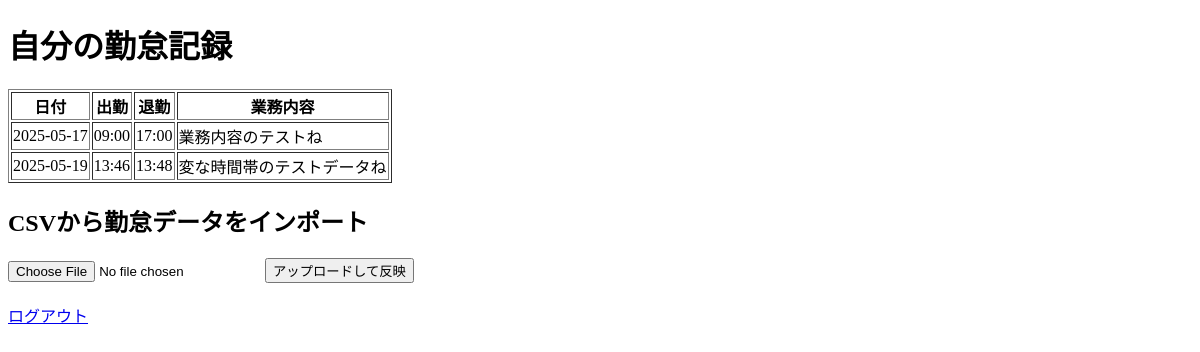
Before: /my/logs (signed in) with the older database file.
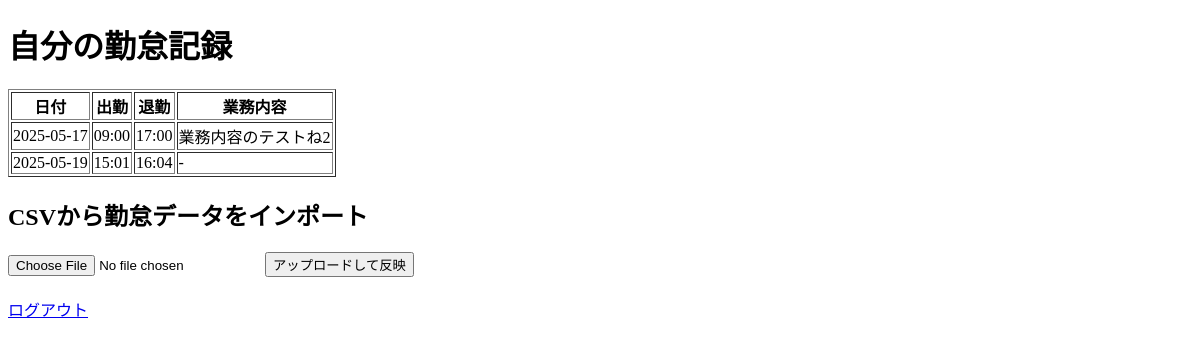
After: the same page with the newer database file.
### tables this page shows
CREATE TABLE attendance (
    id INTEGER PRIMARY KEY AUTOINCREMENT,
    user_id INTEGER NOT NULL,
    timestamp TEXT NOT NULL,
    type TEXT CHECK(type IN ('in','out')) NOT NULL,
    description TEXT,
    FOREIGN KEY(user_id) REFERENCES users(id)
);

### app.py (the view)
@app.route('/my/logs')
def view_my_logs():
    if 'user_id' not in session:
        return redirect(url_for('login'))
    user_id = session['user_id']
    conn = sqlite3.connect(DB_PATH)
    c = conn.cursor()
    c.execute("SELECT timestamp, type, description FROM attendance WHERE user_id = ? ORDER BY timestamp", (user_id,))
    records = c.fetchall()
    conn.close()
    attendance_by_day = {}
    for ts, typ, desc in records:
        try:
            dt = datetime.fromisoformat(ts)
        except ValueError:
            parts = ts.split('T')
            if len(parts) == 2:
                date_part, time_part = parts
                if len(time_part.split(':')[0]) == 1:
                    time_part = '0' + time_part
                    ts = f"{date_part}T{time_part}"
            dt = datetime.fromisoformat(ts)
        date = dt.strftime('%Y-%m-%d')
        time = dt.strftime('%H:%M')
        if date not in attendance_by_day:
            attendance_by_day[date] = {'in': None, 'out': None}
        attendance_by_day[date][typ] = {'time': time, 'description': desc}
    return render_template('my_logs.html', logs=attendance_by_day)

### templates/my_logs.html (shortened to what this page needs)
<!DOCTYPE html>
<html lang="ja">
<head>
</head>
<body>
    <h1>自分の勤怠記録</h1>
    <table border="1">
        <tr>
            <th>日付</th>
            <th>出勤</th>
            <th>退勤</th>
            <th>業務内容</th>
        </tr>
        {% for day, record in logs.items() %}
        <tr>
            <td>{{ day }}</td>
            <td>
                {% if record.in %}
                    {{ record.in.time }}
                {% else %}
                    -
                {% endif %}
            </td>
            <td>
                {% if record.out %}
                    {{ record.out.time }}
                {% else %}
                    -
                {% endif %}
            </td>
            <td>
                {% if record.out and record.out.description %}
                    {{ record.out.description }}
                {% else %}
                    -
                {% endif %}
            </td>
        </tr>
        {% endfor %}
    </table>
    <h2>CSVから勤怠データをインポート</h2>
    <form method="post" action="/my/import" enctype="multipart/form-data">
        <input type="file" name="file" accept=".csv" required>
        <button type="submit">アップロードして反映</button>
    </form>
    <div style="margin-top: 20px;">
        <a href="{{ url_for('logout') }}">ログアウト</a>
    </div>
</body>
</html>

Changed rows visible on the page:
removed attendance: out.description "業務内容のテストね"
removed attendance: out.description "変な時間帯のテストデータね"
added attendance: out.description "業務内容のテストね2"
Other visible differences:
new list line: "2025-05-17 09:00 17:00"
new list line: "2025-05-19 15:01 16:04 -"
list line gone: "2025-05-17 09:00 17:00"
list line gone: "2025-05-19 13:46 13:48"
